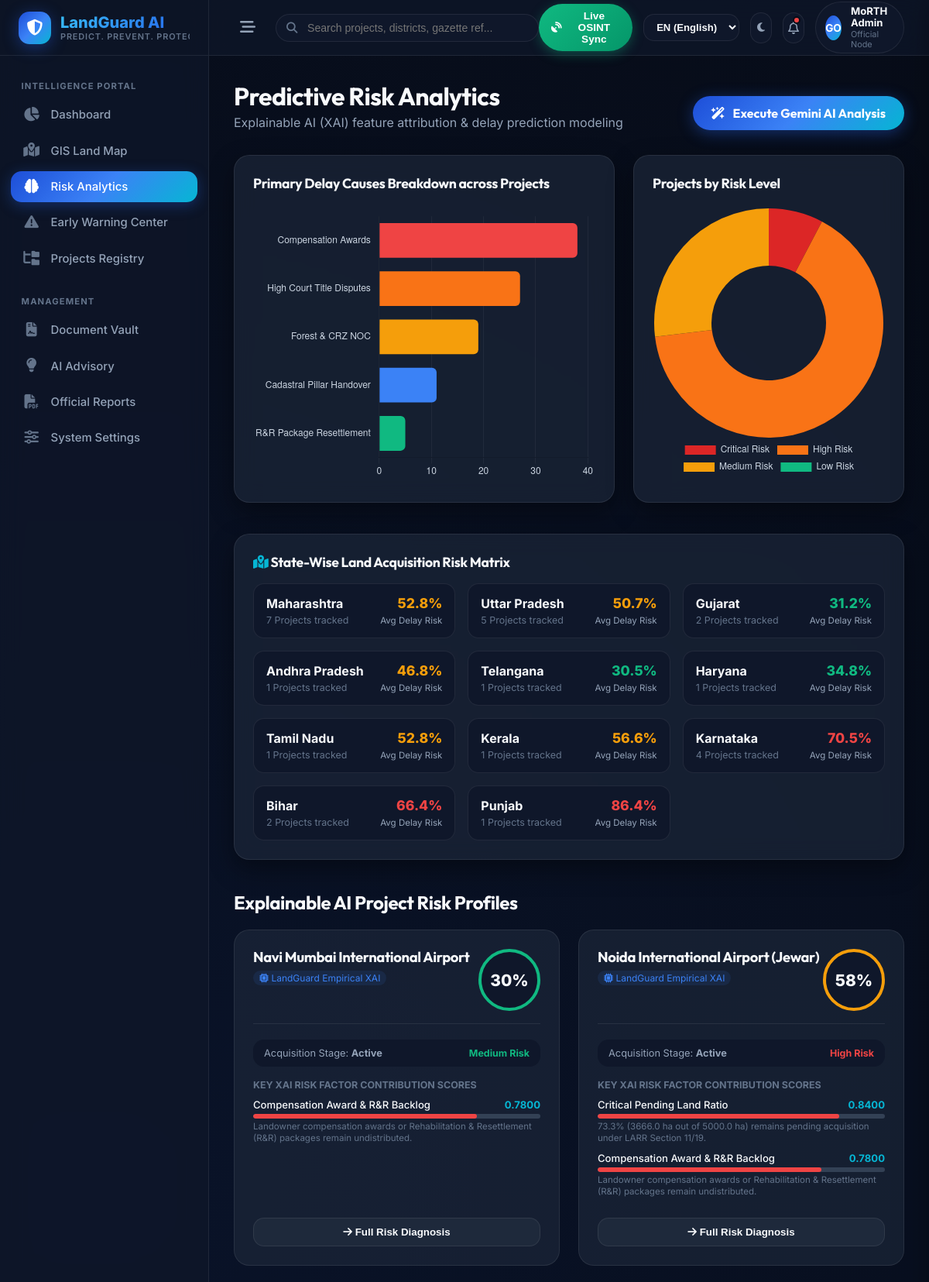
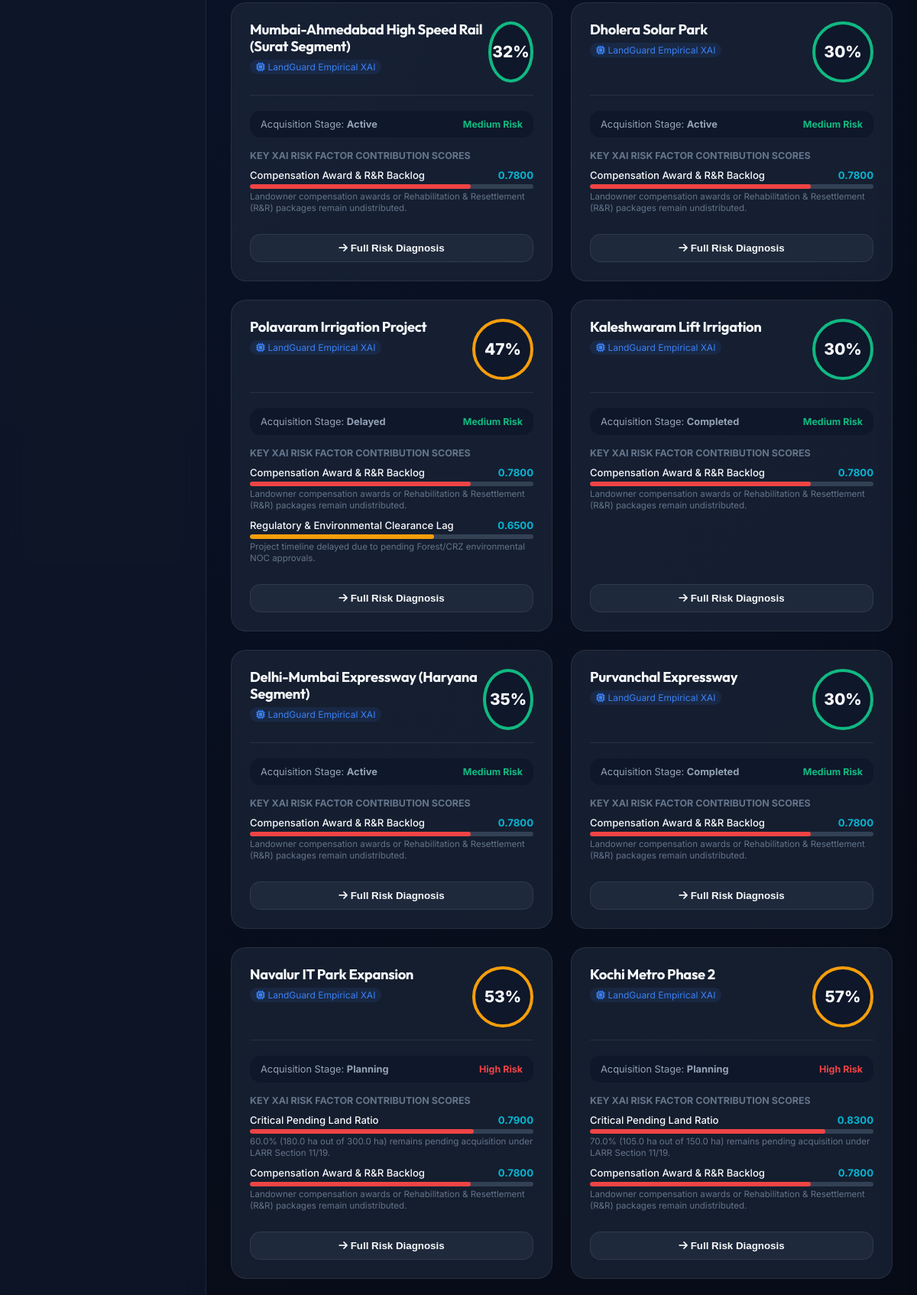
The app's page /prediction/ (upper part) with its own data (2 pictures, top to bottom).
### dashboard/models.py (models this page shows, shortened)
class Project(models.Model):
    PROJECT_STATUS_CHOICES = (
        ('Planning', 'Planning'),
        ('Active', 'Active'),
        ('Delayed', 'Delayed'),
        ('Completed', 'Completed'),
    )
    project_id = models.CharField(max_length=100, unique=True)
    project_name = models.CharField(max_length=255)
    project_type = models.CharField(max_length=100)
    state = models.CharField(max_length=100)
    district = models.CharField(max_length=100)
    latitude = models.DecimalField(max_digits=9, decimal_places=6, null=True, blank=True)
    longitude = models.DecimalField(max_digits=9, decimal_places=6, null=True, blank=True)
    total_land_area = models.DecimalField(max_digits=12, decimal_places=2, help_text="In Hectares")
    acquired_land_area = models.DecimalField(max_digits=12, decimal_places=2, default=0.0)
    pending_land_area = models.DecimalField(max_digits=12, decimal_places=2, default=0.0)
    compensation_status = models.CharField(max_length=50, default='Pending')
    legal_dispute_status = models.CharField(max_length=50, default='No Disputes')
    approval_status = models.CharField(max_length=50, default='Pending')
    possession_status = models.CharField(max_length=50, default='Pending')
    rehabilitation_status = models.CharField(max_length=50, default='Not Required')
    project_status = models.CharField(max_length=50, choices=PROJECT_STATUS_CHOICES, default='Planning')
    expected_completion_date = models.DateField(null=True, blank=True)
    created_at = models.DateTimeField(auto_now_add=True)
    updated_at = models.DateTimeField(auto_now=True)

### prediction/models.py (models this page shows, shortened)
class Prediction(models.Model):
    RISK_LEVELS = (
        ('LOW', 'Low Risk'),
        ('MEDIUM', 'Medium Risk'),
        ('HIGH', 'High Risk'),
        ('CRITICAL', 'Critical Risk'),
    )
    project = models.OneToOneField(Project, on_delete=models.CASCADE, related_name='prediction')
    delay_probability = models.DecimalField(max_digits=5, decimal_places=2, help_text="Probability in percentage")
    risk_level = models.CharField(max_length=20, choices=RISK_LEVELS)
    prediction_date = models.DateTimeField(auto_now_add=True)
    model_name = models.CharField(max_length=100, default='RandomForest_v1')
    model_version = models.CharField(max_length=50, default='1.0')

class RiskFactor(models.Model):
    prediction = models.ForeignKey(Prediction, on_delete=models.CASCADE, related_name='risk_factors')
    factor_name = models.CharField(max_length=255)
    impact_value = models.DecimalField(max_digits=8, decimal_places=4)
    explanation = models.TextField()

### dashboard/views.py (the view)
# urls.py: path('prediction/', views.prediction_view, name='prediction'),
def prediction_view(request):
    predictions = Prediction.objects.select_related('project').prefetch_related('risk_factors').all()
    critical_count = predictions.filter(risk_level='CRITICAL').count()
    high_count = predictions.filter(risk_level='HIGH').count()
    medium_count = predictions.filter(risk_level='MEDIUM').count()
    low_count = predictions.filter(risk_level='LOW').count()
    state_risk = {}
    for pred in predictions:
        st = pred.project.state
        if st not in state_risk:
            state_risk[st] = {'total': 0, 'high_risk': 0, 'total_delay': 0.0}
        state_risk[st]['total'] += 1
        state_risk[st]['total_delay'] += float(pred.delay_probability)
        if pred.risk_level in ['HIGH', 'CRITICAL']:
            state_risk[st]['high_risk'] += 1
    state_summary = []
    for st, data in state_risk.items():
        state_summary.append({
            'state': st,
            'total_projects': data['total'],
            'high_risk_projects': data['high_risk'],
            'avg_delay': round(data['total_delay'] / data['total'], 1)
        })
    context = {
        'predictions': predictions,
        'critical_count': critical_count,
        'high_count': high_count,
        'medium_count': medium_count,
        'low_count': low_count,
        'state_summary': state_summary,
    }
    return render(request, 'dashboard/prediction.html', context)

### templates/dashboard/prediction.html (shortened to what this page needs)
{% extends 'base.html' %}
{% block content %}
<div class="analytics-header">
    <div>
        <h1 style="font-size: 2rem; color: var(--text-primary); margin-bottom: 4px;">Predictive Risk Analytics</h1>
        <p style="color: var(--text-secondary); margin: 0;">Explainable AI (XAI) feature attribution & delay prediction modeling</p>
    </div>
    <a href="{% url 'dashboard:run_ai_predictions' %}" class="btn-run-ai">
        <i class="fa-solid fa-wand-magic-sparkles"></i> Execute Gemini AI Analysis
    </a>
</div>
<div class="analytics-grid">
    <div class="lg-card">
        <h3 style="font-size: 1.1rem; color: var(--text-primary); margin-bottom: 1rem;">Primary Delay Causes Breakdown across Projects</h3>
        <div class="chart-box">
            <canvas id="reasonsChart"></canvas>
        </div>
    </div>
    <div class="lg-card">
        <h3 style="font-size: 1.1rem; color: var(--text-primary); margin-bottom: 1rem;">Projects by Risk Level</h3>
        <div class="chart-box">
            <canvas id="riskDonutChart"></canvas>
        </div>
    </div>
</div>
<div class="lg-card" style="margin-bottom: 2.5rem; padding: 1.5rem;">
    <h3 style="font-size: 1.1rem; color: var(--text-primary); margin-bottom: 1rem;"><i class="fa-solid fa-map-location-dot" style="color: var(--brand-cyan);"></i> State-Wise Land Acquisition Risk Matrix</h3>
    <div style="display: grid; grid-template-columns: repeat(auto-fit, minmax(220px, 1fr)); gap: 16px;">
        {% for st in state_summary %}
        <div style="background: var(--bg-surface-1); border: 1px solid var(--glass-border); padding: 14px 16px; border-radius: var(--radius-md); display: flex; justify-content: space-between; align-items: center;">
            <div>
                <div style="font-weight: 700; color: var(--text-primary);">{{ st.state }}</div>
                <span style="font-size: 0.78rem; color: var(--text-muted);">{{ st.total_projects }} Projects tracked</span>
            </div>
            <div style="text-align: right;">
                <div style="font-weight: 800; color: {% if st.avg_delay > 60 %}#ef4444{% elif st.avg_delay > 35 %}#f59e0b{% else %}#10b981{% endif %}; font-size: 1.1rem;">
                    {{ st.avg_delay }}%
                </div>
                <span style="font-size: 0.72rem; color: var(--text-secondary);">Avg Delay Risk</span>
            </div>
        </div>
        {% endfor %}
    </div>
</div>
<h2 style="font-size: 1.5rem; color: var(--text-primary); margin-bottom: 1.25rem;">Explainable AI Project Risk Profiles</h2>
<div class="prediction-card-grid">
    {% for pred in predictions %}
    <div class="pred-card">
        <div class="pred-header">
            <div>
                <h3 style="font-size: 1.15rem; color: var(--text-primary); line-height: 1.2; margin-bottom: 4px;">{{ pred.project.project_name }}</h3>
                <span style="font-size: 0.75rem; color: var(--brand-accent); background: rgba(59, 130, 246, 0.1); padding: 2px 8px; border-radius: 10px;">
                    <i class="fa-solid fa-microchip"></i> {{ pred.model_name }}
                </span>
            </div>
            <div class="prob-ring" style="border-color: {% if pred.delay_probability > 70 %}#ef4444{% elif pred.delay_probability > 40 %}#f59e0b{% else %}#10b981{% endif %};">
                {{ pred.delay_probability|stringformat:".0f" }}%
            </div>
        </div>
        <div style="display: flex; justify-content: space-between; align-items: center; margin-bottom: 1rem; background: var(--bg-surface-1); padding: 10px 14px; border-radius: var(--radius-md);">
            <span style="font-size: 0.8rem; color: var(--text-secondary);">Acquisition Stage: <strong>{{ pred.project.project_status }}</strong></span>
            <span style="font-size: 0.78rem; font-weight: 700; color: {% if pred.risk_level == 'CRITICAL' or pred.risk_level == 'HIGH' %}#ef4444{% else %}#10b981{% endif %};">
                {{ pred.get_risk_level_display }}
            </span>
        </div>
        <div style="flex: 1;">
            <div style="font-size: 0.78rem; font-weight: 700; text-transform: uppercase; color: var(--text-muted); margin-bottom: 10px;">
                Key XAI Risk Factor Contribution Scores
            </div>
            {% for factor in pred.risk_factors.all|slice:":3" %}
            <div style="margin-bottom: 10px;">
                <div style="display: flex; justify-content: space-between; font-size: 0.82rem;">
                    <span style="color: var(--text-primary); font-weight: 500;">{{ factor.factor_name }}</span>
                    <span style="color: var(--brand-cyan); font-weight: 700;">{{ factor.impact_value }}</span>
                </div>
                <div class="xai-factor-bar">
                    <div class="xai-factor-fill" style="width: calc({{ factor.impact_value }} * 100%); background: {% if factor.impact_value > 0.7 %}#ef4444{% elif factor.impact_value > 0.4 %}#f59e0b{% else %}#10b981{% endif %};"></div>
                </div>
                <p style="font-size: 0.72rem; color: var(--text-muted); margin-top: 3px; line-height: 1.3;">{{ factor.explanation }}</p>
            </div>
            {% empty %}
            <p style="font-size: 0.8rem; color: var(--text-muted); font-style: italic;">No critical risk bottlenecks recorded.</p>
            {% endfor %}
        </div>
        <button style="margin-top: 1rem; width: 100%; background: var(--bg-surface-2); border: 1px solid var(--glass-border); color: var(--text-primary); padding: 10px; border-radius: var(--radius-md); font-weight: 600; cursor: pointer;" onclick="openProjectModal('{{ pred.project.project_id }}')">
            <i class="fa-solid fa-arrow-right"></i> Full Risk Diagnosis
        </button>
    </div>
    {% endfor %}
</div>
{% endblock %}
{% block extra_js %}
<script>
    const isLight = document.documentElement.getAttribute('data-theme') === 'light';
    const textColor = isLight ? '#0f172a' : '#cbd5e1';
    const gridColor = isLight ? 'rgba(0,0,0,0.06)' : 'rgba(255,255,255,0.05)';
    // Risk Level Donut Chart
    const ctxDonut = document.getElementById('riskDonutChart').getContext('2d');
    new Chart(ctxDonut, {
        type: 'doughnut',
        data: {
            labels: ['Critical Risk', 'High Risk', 'Medium Risk', 'Low Risk'],
            datasets: [{
                data: [{{ critical_count }}, {{ high_count }}, {{ medium_count }}, {{ low_count }}],
                backgroundColor: ['#dc2626', '#f97316', '#f59e0b', '#10b981'],
                borderWidth: 0
            }]
        },
        options: {
            responsive: true,
            maintainAspectRatio: false,
            plugins: {
                legend: { position: 'bottom', labels: { color: textColor } }
            }
        }
    });
    // Horizontal Bar Chart for Delay Reasons
    const ctxReasons = document.getElementById('reasonsChart').getContext('2d');
    new Chart(ctxReasons, {
        type: 'bar',
        data: {
            labels: ['Compensation Awards', 'High Court Title Disputes', 'Forest & CRZ NOC', 'Cadastral Pillar Handover', 'R&R Package Resettlement'],
            datasets: [{
                label: 'Project Impact Weight (%)',
                data: [38, 27, 19, 11, 5],
                backgroundColor: ['#ef4444', '#f97316', '#f59e0b', '#3b82f6', '#10b981'],
                borderRadius: 6
            }]
        },
        options: {
            indexAxis: 'y',
            responsive: true,
            maintainAspectRatio: false,
            scales: {
                x: { ticks: { color: textColor }, grid: { color: gridColor } },
                y: { ticks: { color: textColor }, grid: { display: false } }
            },
            plugins: {
                legend: { display: false }
            }
        }
    });
</script>
{% endblock %}

### templates/base.html (style rules this page uses)
:root { --bg-dark: #070c18; --bg-surface-1: #0f172a; --bg-surface-2: #1e293b; --bg-surface-3: #334155; --glass-bg: rgba(15, 23, 42, 0.75); --glass-card: rgba(30, 41, 59, 0.65); --glass-border: rgba(255, 255, 255, 0.08); --glass-hover: rgba(255, 255, 255, 0.12); --glass-shadow: 0 12px 32px 0 rgba(0, 0, 0, 0.4); --text-primary: #f8fafc; --text-secondary: #94a3b8; --text-muted: #64748b; --brand-primary: #2563eb; --brand-accent: #3b82f6; --brand-cyan: #06b6d4; --brand-gradient: linear-gradient(135deg, #1d4ed8 0%, #3b82f6 50%, #06b6d4 100%); --status-safe: #10b981; --status-warning: #f59e0b; --status-danger: #ef4444; --status-critical: #dc2626; --font-display: 'Outfit', sans-serif; --font-body: 'Inter', sans-serif; --font-code: 'JetBrains Mono', monospace; --sidebar-width: 270px; --sidebar-collapsed-width: 80px; --topbar-height: 72px; --radius-sm: 8px; --radius-md: 14px; --radius-lg: 20px; --radius-full: 9999px; --transition-smooth: all 0.3s cubic-bezier(0.4, 0, 0.2, 1); }
* { margin: 0; padding: 0; box-sizing: border-box; }
body { font-family: var(--font-body); background-color: var(--bg-dark); color: var(--text-primary); min-height: 100vh; display: flex; overflow-x: hidden; background-image: radial-gradient(circle at 10% 20%, rgba(37, 99, 235, 0.08), transparent 30%), radial-gradient(circle at 90% 80%, rgba(6, 182, 212, 0.06), transparent 30%); background-attachment: fixed; }
h1, h2, h3, h4, h5, h6 { font-family: var(--font-display); letter-spacing: -0.02em; }
a { color: inherit; text-decoration: none; }
.lg-card { background: var(--glass-card); backdrop-filter: blur(14px); -webkit-backdrop-filter: blur(14px); border: 1px solid var(--glass-border); border-radius: var(--radius-lg); padding: 1.5rem; box-shadow: var(--glass-shadow); transition: var(--transition-smooth); }

### templates/dashboard/prediction.html (style rules this page uses)
.analytics-header { display: flex; justify-content: space-between; align-items: flex-end; margin-bottom: 2rem; flex-wrap: wrap; gap: 16px; }
.btn-run-ai { background: var(--brand-gradient); color: white !important; padding: 12px 24px; border-radius: var(--radius-full); font-family: var(--font-display); font-weight: 700; text-decoration: none; display: inline-flex; align-items: center; gap: 10px; box-shadow: 0 4px 20px rgba(37, 99, 235, 0.4); transition: var(--transition-smooth); border: none; }
.analytics-grid { display: grid; grid-template-columns: 8fr 4fr; gap: 24px; margin-bottom: 2.5rem; }
.chart-box { position: relative; height: 360px; min-height: 340px; width: 100%; padding: 5px 0; }
.prediction-card-grid { display: grid; grid-template-columns: repeat(auto-fill, minmax(360px, 1fr)); gap: 24px; }
.pred-card { background: var(--glass-card); border: 1px solid var(--glass-border); border-radius: var(--radius-lg); padding: 1.5rem; transition: var(--transition-smooth); display: flex; flex-direction: column; }
.pred-header { display: flex; justify-content: space-between; align-items: flex-start; border-bottom: 1px solid var(--glass-border); padding-bottom: 1rem; margin-bottom: 1.25rem; }
.prob-ring { width: 80px; height: 80px; border-radius: 50%; display: flex; align-items: center; justify-content: center; flex-direction: column; font-weight: 800; font-size: 1.3rem; color: var(--text-primary); position: relative; background: var(--bg-surface-1); border: 4px solid var(--brand-accent); }
.xai-factor-bar { height: 6px; background: var(--bg-surface-3); border-radius: 3px; overflow: hidden; margin-top: 4px; }
.xai-factor-fill { height: 100%; border-radius: 3px; }

### records on screen
Project: state "Maharashtra"
Project: state "Uttar Pradesh"
Project: state "Gujarat"
Project: state "Andhra Pradesh"
Project: state "Telangana"
Project: state "Haryana"
Project: state "Tamil Nadu"
Project: state "Kerala"
Project: state "Karnataka"
Project: state "Bihar"
Project: state "Punjab"
Prediction: project.project_name "Navi Mumbai International Airport", model_name "LandGuard Empirical XAI", delay_probability "30", project.project_status "Active", risk_level "Medium Risk"
RiskFactor: factor_name "Compensation Award & R&R Backlog", impact_value "0.7800", explanation "Landowner compensation awards or Rehabilitation & Resettlement (R&R) packages remain undistributed."
Prediction: project.project_name "Noida International Airport (Jewar)", model_name "LandGuard Empirical XAI", delay_probability "58", project.project_status "Active", risk_level "High Risk"
RiskFactor: factor_name "Critical Pending Land Ratio", impact_value "0.8400", explanation "73.3% (3666.0 ha out of 5000.0 ha) remains pending acquisition under LARR Section 11/19."
RiskFactor: factor_name "Compensation Award & R&R Backlog", impact_value "0.7800", explanation "Landowner compensation awards or Rehabilitation & Resettlement (R&R) packages remain undistributed."
Prediction: project.project_name "Mumbai-Ahmedabad High Speed Rail (Surat Segment)", model_name "LandGuard Empirical XAI", delay_probability "32", project.project_status "Active", risk_level "Medium Risk"
RiskFactor: factor_name "Compensation Award & R&R Backlog", impact_value "0.7800", explanation "Landowner compensation awards or Rehabilitation & Resettlement (R&R) packages remain undistributed."
Prediction: project.project_name "Dholera Solar Park", model_name "LandGuard Empirical XAI", delay_probability "30", project.project_status "Active", risk_level "Medium Risk"
RiskFactor: factor_name "Compensation Award & R&R Backlog", impact_value "0.7800", explanation "Landowner compensation awards or Rehabilitation & Resettlement (R&R) packages remain undistributed."
Prediction: project.project_name "Polavaram Irrigation Project", model_name "LandGuard Empirical XAI", delay_probability "47", project.project_status "Delayed", risk_level "Medium Risk"
RiskFactor: factor_name "Compensation Award & R&R Backlog", impact_value "0.7800", explanation "Landowner compensation awards or Rehabilitation & Resettlement (R&R) packages remain undistributed."
RiskFactor: factor_name "Regulatory & Environmental Clearance Lag", impact_value "0.6500", explanation "Project timeline delayed due to pending Forest/CRZ environmental NOC approvals."
Prediction: project.project_name "Kaleshwaram Lift Irrigation", model_name "LandGuard Empirical XAI", delay_probability "30", project.project_status "Completed", risk_level "Medium Risk"
RiskFactor: factor_name "Compensation Award & R&R Backlog", impact_value "0.7800", explanation "Landowner compensation awards or Rehabilitation & Resettlement (R&R) packages remain undistributed."
Prediction: project.project_name "Delhi-Mumbai Expressway (Haryana Segment)", model_name "LandGuard Empirical XAI", delay_probability "35", project.project_status "Active", risk_level "Medium Risk"
RiskFactor: factor_name "Compensation Award & R&R Backlog", impact_value "0.7800", explanation "Landowner compensation awards or Rehabilitation & Resettlement (R&R) packages remain undistributed."
Prediction: project.project_name "Purvanchal Expressway", model_name "LandGuard Empirical XAI", delay_probability "30", project.project_status "Completed", risk_level "Medium Risk"
RiskFactor: factor_name "Compensation Award & R&R Backlog", impact_value "0.7800", explanation "Landowner compensation awards or Rehabilitation & Resettlement (R&R) packages remain undistributed."
Prediction: project.project_name "Navalur IT Park Expansion", model_name "LandGuard Empirical XAI", delay_probability "53", project.project_status "Planning", risk_level "High Risk"
RiskFactor: factor_name "Critical Pending Land Ratio", impact_value "0.7900", explanation "60.0% (180.0 ha out of 300.0 ha) remains pending acquisition under LARR Section 11/19."
RiskFactor: factor_name "Compensation Award & R&R Backlog", impact_value "0.7800", explanation "Landowner compensation awards or Rehabilitation & Resettlement (R&R) packages remain undistributed."
Prediction: project.project_name "Kochi Metro Phase 2", model_name "LandGuard Empirical XAI", delay_probability "57", project.project_status "Planning", risk_level "High Risk"
RiskFactor: factor_name "Critical Pending Land Ratio", impact_value "0.8300", explanation "70.0% (105.0 ha out of 150.0 ha) remains pending acquisition under LARR Section 11/19."
RiskFactor: factor_name "Compensation Award & R&R Backlog", impact_value "0.7800", explanation "Landowner compensation awards or Rehabilitation & Resettlement (R&R) packages remain undistributed."

### other values on screen
{{ st.total_projects }} "7" "5" "2" "1" "1" "1" "1" "1" "4" "2" "1"
{{ st.avg_delay }} "52.8" "50.7" "31.2" "46.8" "30.5" "34.8" "52.8" "56.6" "70.5" "66.4" "86.4"
chart data {{ critical_count }} 2
chart data {{ high_count }} 17
chart data {{ medium_count }} 7
chart data {{ low_count }} 0
